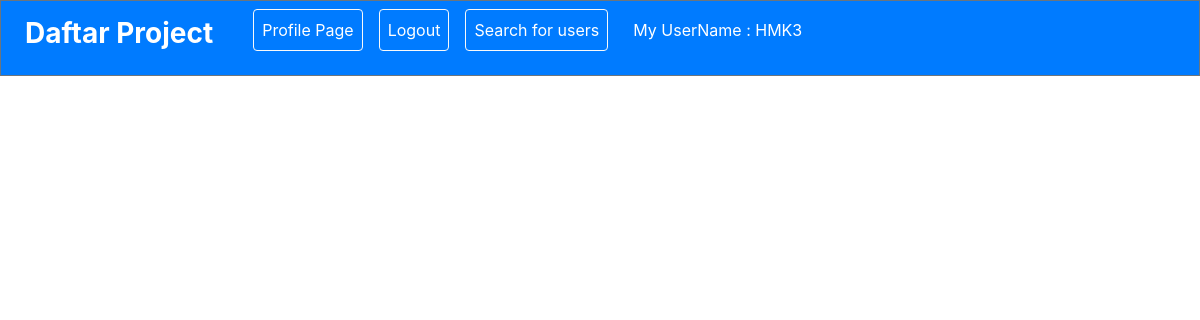
/feed_page/6/ (signed in), run on an earlier commit of the app's database.
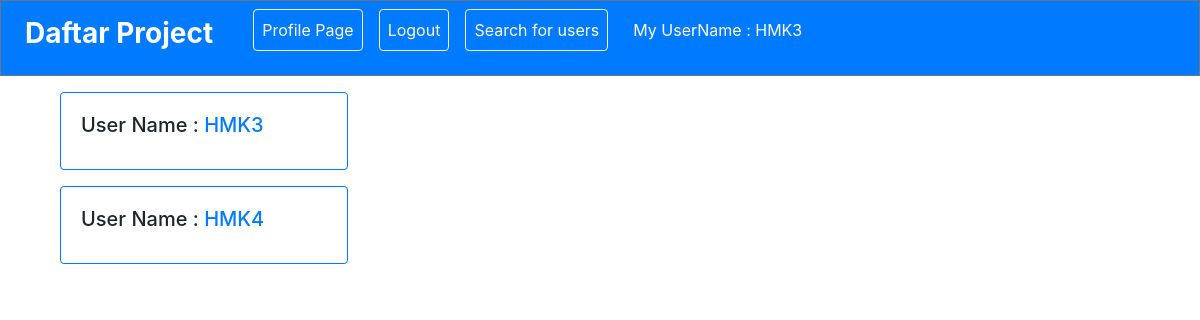
And on a later commit of the database.
### Daftar/models.py (models this page shows)
class Profile(models.Model):
	owner = models.OneToOneField(User, on_delete=models.CASCADE)
	established = models.DateField(auto_now_add=True)
	bio = models.CharField(max_length=350)

### Daftar/views.py (the view)
# urls.py: path('feed_page/<int:Profile_id>/', views.feed_page, name='feed_page'),
def feed_page(request, Profile_id):
	following_feed = []
	print(following_feed)
	profile_obj = Profile.objects.get(id=Profile_id)
	print(profile_obj)
	users = profile_obj.owner.follow_set.all()
	print(users)
	for user in users:
		following_feed.append(user.profile)
	print(following_feed)
	context = {
		"profiles": following_feed,
	}
	return render(request, "feed_page.html", context)

### Daftar/models.py (called while the page is built)
	def __str__(self):
		return self.profile.owner.username

### Daftar/templates/feed_page.html (shortened to what this page needs)
{% extends "base.html" %}
{% block content %}
<nav class="navbar navbar-expand-lg navbar-light bg-primary text-white border border-secondary">
	<div class="collapse navbar-collapse" id="navbarTogglerDemo03">
		<ul class="navbar-nav mr-auto mt-2 mt-lg-0">
		   <li class="nav-item active">
		     <a class="nav-link text-white mr-3" href="{% url 'profile_page' %}"> <h3><strong>Daftar Project</strong></h3> <span class="sr-only">(current)</span></a>
		   </li>
		   {% if user.is_authenticated %}
		   <li class="nav-item">
		       <a class="nav-link text-white btn btn-outline-light ml-3" href="{% url 'profile_page' %}">Profile Page</a>
		   </li>
		   <li class="nav-item">
		       <a class="nav-link text-white btn btn-outline-light ml-3" href="{% url 'logout' %}">Logout</a>
		   </li>
		   <li class="nav-item">
		     <a class="nav-link text-white btn btn-outline-light ml-3" href="{% url 'search_user' %}">Search for users</a>
		   </li>
		   <li class="nav-item">
		     <a class="nav-link text-white btn btn-primary ml-3">My UserName : {{user.username}}</a>
		    </li>
		   {% endif %}
		</ul>
	</div>
</nav>
<div class="container">
	<div class="col-md-3 col-xl-3 mt-3">
	{% for profile in profiles %}
		<div class="card mt-3 border border-primary" style="width: 18rem;">
				<div class="card-body">
			  	<h5 class="card-title">User Name : <a href="{% url 'user_profile' Profile_id=profile.id %}"> {{profile.owner.username}}</h5></a>
				</div>
		</div>
	{% endfor %}
	</div>
</div>
{% endblock content %}

### Daftar/templates/base.html (shortened to what this page needs)
<!doctype html>
{% load static %}
<html lang="en">
  <head>
    <link rel="stylesheet" href="https://maxcdn.bootstrapcdn.com/bootstrap/4.0.0/css/bootstrap.min.css">
  </head>
  <body>
    {% block content %}
    {% endblock content %}
  </body>
</html>

What changed in the data, as far as the page shows it:
now on this page (row unchanged): Profile: owner.username "HMK3"
added Profile: owner.username "HMK4"
